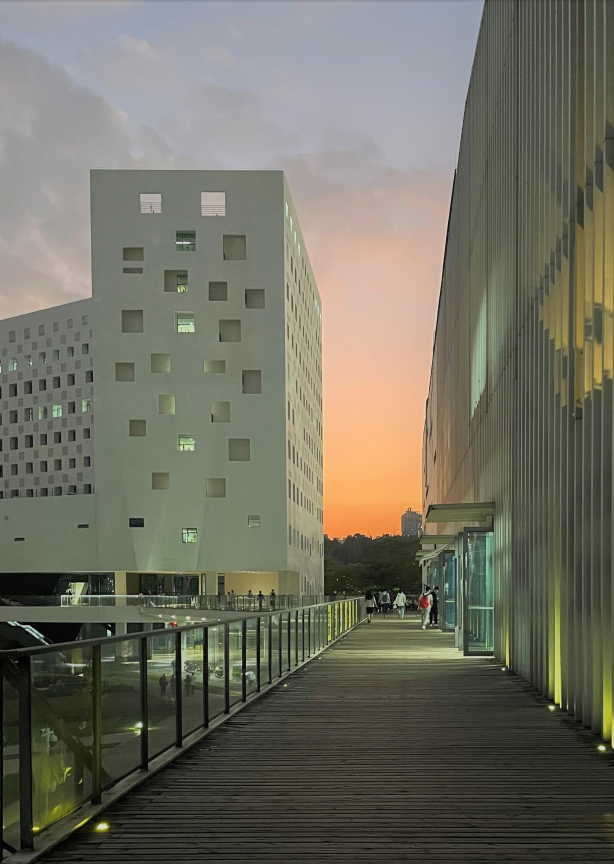
#> input picture Pics/test.jpg, 1842 x 2591 px (shown at 1/3 size)
$ python Python_Homemade_Canny.py   (older library calls are emulated)
#> lines starting #> are read from the running program, lines starting #| are printed output that depends on the picture; after the words box and inside, x2 and y2 are one past the last pixel; in counts of white or black regions, pixels touching at a corner belong together
#coding:utf-8
# 自己实现Canny边缘提取算法
import cv2
import numpy as np
import math

def no_maximum_suppression_default(dx, dy):
    edge = np.sqrt(np.power(dx, 2) + np.power(dy, 2))  # 梯度大小
    rows, cols = dx.shape
    gradientDirection = np.zeros(dx.shape)
    edge_nonMaxSup = np.zeros(dx.shape)
    # 最外层一圈为填充0，不进行处理
    for r in range(1, rows-1):
        for c in range(1, cols-1):
            angle = math.atan2(dy[r][c], dx[r][c])*180/math.pi  # 梯度方向
            gradientDirection[r][c] = angle
            # 左右方向
            if abs(angle) < 22.5 or abs(angle) > 157.5:
                if edge[r][c] > edge[r][c-1] and edge[r][c] > edge[r][c+1]:
                    edge_nonMaxSup[r][c] = edge[r][c]
            # 左上角，右下角方向
            if 22.5 <= angle < 67.5 or -157.5 <= angle < -112.5:
                if edge[r][c] > edge[r-1][c-1] and edge[r][c] > edge[r+1][c+1]:
                    edge_nonMaxSup[r][c] = edge[r][c]
            # 上下方向
            if 67.5 <= abs(angle) <= 112.5:
                if edge[r][c] > edge[r-1][c] and edge[r][c] > edge[r+1][c]:
                    edge_nonMaxSup[r][c] = edge[r][c]
            # 左下角，右上角方向
            if 112.5 < angle <= 157.5 or -67.5 < angle <= -22.5:
                if edge[r][c] > edge[r-1][c+1] and edge[r][c] > edge[r+1][c-1]:
                    edge_nonMaxSup[r][c] = edge[r][c]
    return edge_nonMaxSup


def checkInRange(r, c, rows, cols):
    if 0 <= r < rows and 0 <= c < cols:
        return True
    else:
        return False


def trace(edge_nonMaxSup, edge, lowerThresh, r, c, rows, cols):
    if edge[r][c] == 0:
        edge[r][c] = 255
        for i in range(-1, 2):
            for j in range(-1, 2):
                if checkInRange(r+i, c+j, rows, cols) and edge_nonMaxSup[r+i][c+j] >= lowerThresh:
                    trace(edge_nonMaxSup, edge, lowerThresh, r+i, c+j, rows, cols)

def hysteresisThreshold(edge_nonMaxSup, lowerThresh, upperThresh):
    rows, cols = edge_nonMaxSup.shape
    edge = np.zeros(edge_nonMaxSup.shape, np.uint8)
    for r in range(1, rows-1):
        for c in range(1, cols-1):
            # 大于高阈值的点确定为边缘点，并以该点为起点进行深度优先搜索
            if edge_nonMaxSup[r][c] >= upperThresh:
                trace(edge_nonMaxSup, edge, lowerThresh, r, c, rows, cols)
            # 小于低阈值的点剔除掉
            if edge_nonMaxSup[r][c] < lowerThresh:
                edge[r][c] = 0
    return edge

if __name__ == "__main__":
    img_path = r"./Pics/test.jpg"
    img = cv2.imread(img_path, 0)
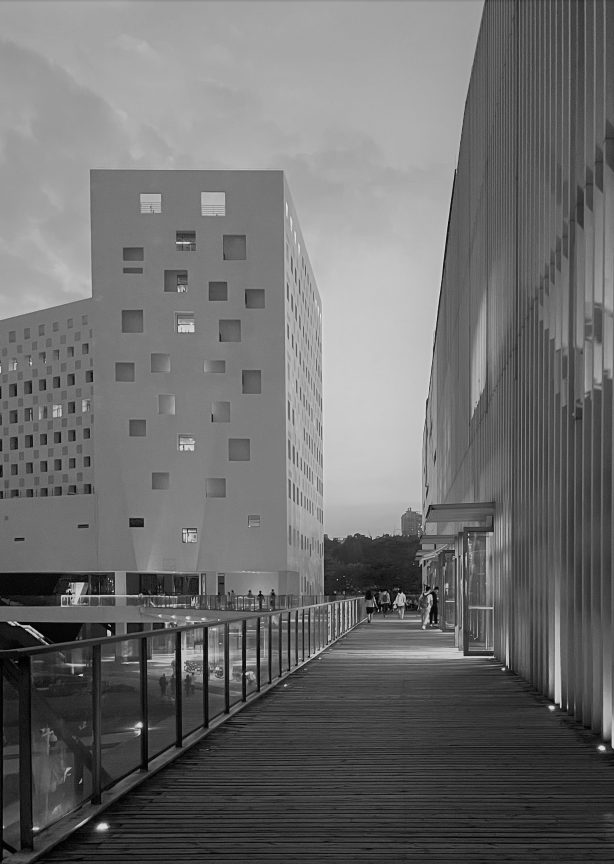
#> img: shape (2591, 1842) (shown at 1/3 size); min 0, max 245, mean 109.8

    sobel_edge_x = cv2.Sobel(img, ddepth=cv2.CV_32F, dx=1, dy=0, ksize=3)
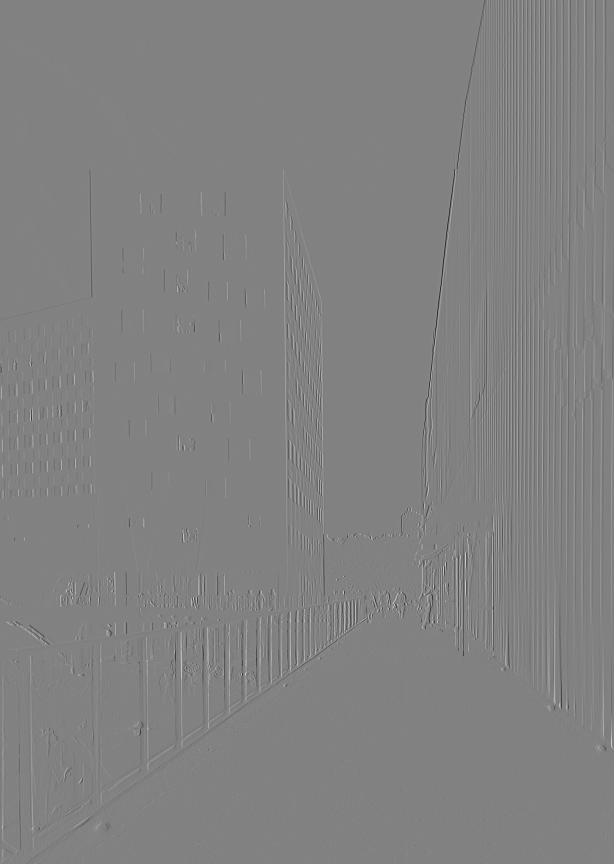
#> sobel_edge_x: shape (2591, 1842) float32 (shown at 1/3 size); min -854, max 822, mean 0; drawn with min black and max white
    sobel_edge_y = cv2.Sobel(img, ddepth=cv2.CV_32F, dx=0, dy=1, ksize=3)

    # 梯度方向非极大值抑制
    edge_nonMaxSup = no_maximum_suppression_default(sobel_edge_x, sobel_edge_y)
#> in no_maximum_suppression_default, `edge = np.sqrt(np.power(dx, 2) + np.power(dy, 2))`:
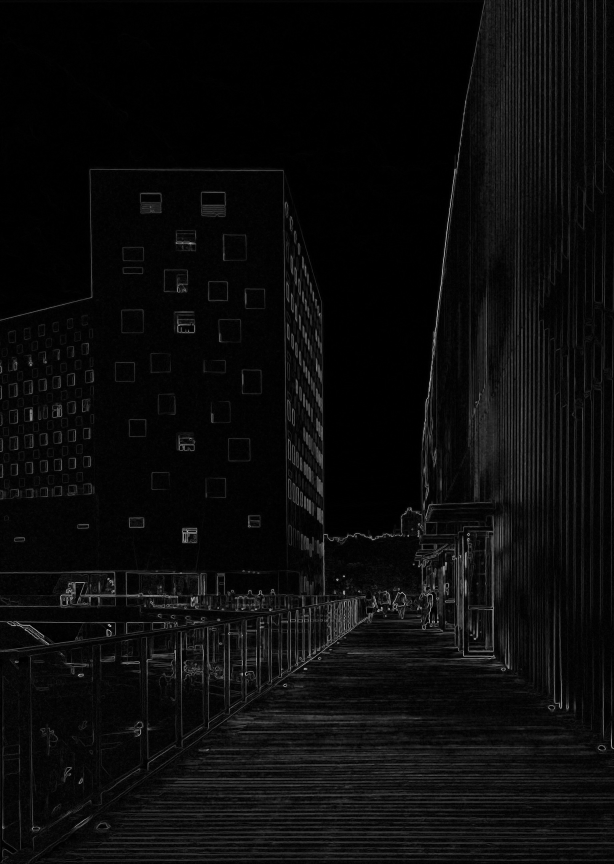
#> edge: shape (2591, 1842) float32 (shown at 1/3 size); min 0, max 859.3, mean 39.8; drawn with min black and max white
#> after the loop in no_maximum_suppression_default, `for r in range(1, rows-1):`:
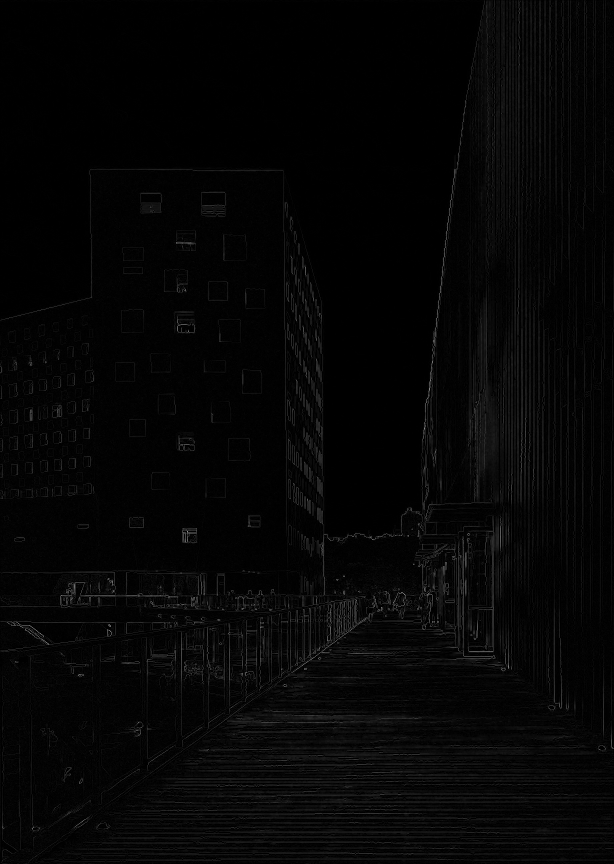
#> edge_nonMaxSup: shape (2591, 1842) float64 (shown at 1/3 size); min 0, max 859.3, mean 18.7; drawn with min black and max white
#> after the loop in no_maximum_suppression_default, `for r in range(1, rows-1):`:
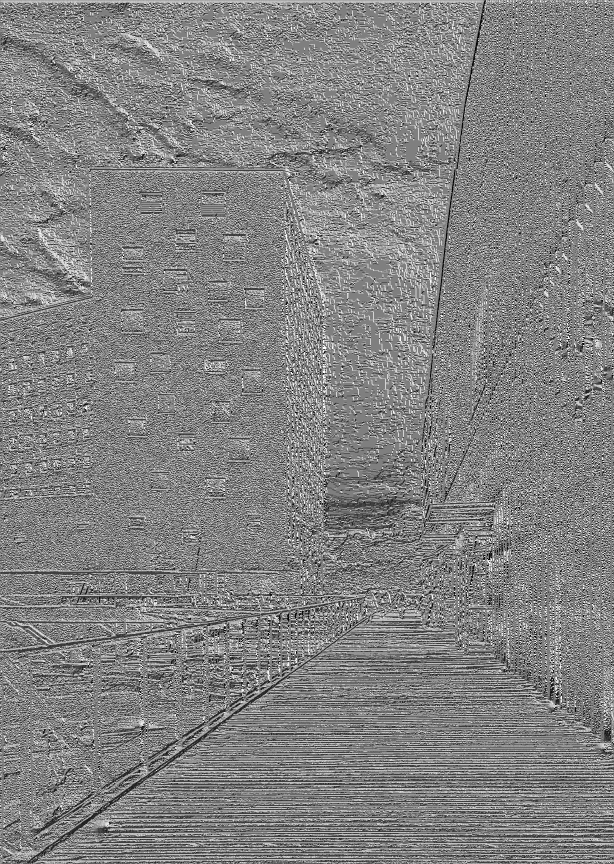
#> gradientDirection: shape (2591, 1842) float64 (shown at 1/3 size); min -179.9, max 180, mean 4.9; drawn with min black and max white
    edge_nonMaxSup[edge_nonMaxSup>255] = 255
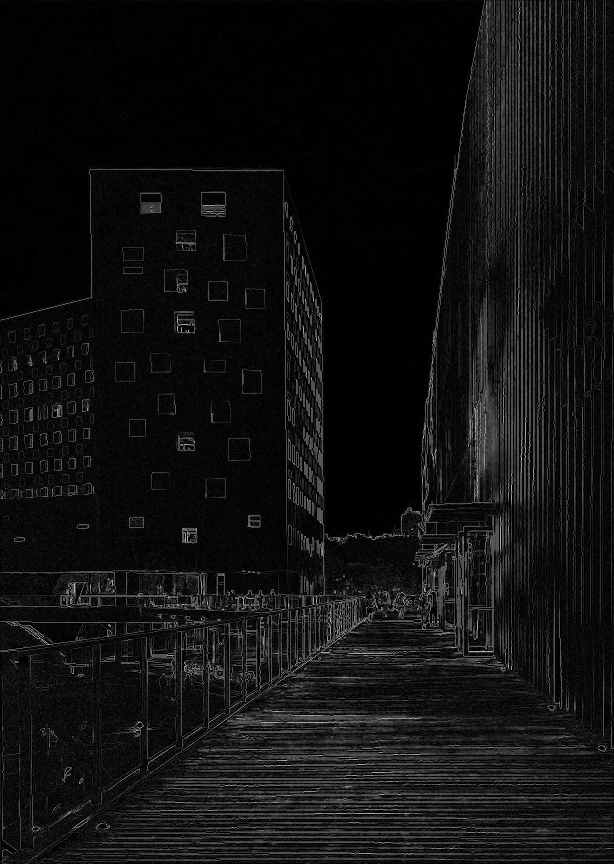
#> edge_nonMaxSup: shape (2591, 1842) float64 (shown at 1/3 size); min 0, max 255, mean 17.4

    # 双阈值后阈值处理
    edge_nonMaxSup = edge_nonMaxSup.astype(np.uint8)
    canny_edge = hysteresisThreshold(edge_nonMaxSup, 60, 180)
#> after the loop in hysteresisThreshold, `for r in range(1, rows-1):`:
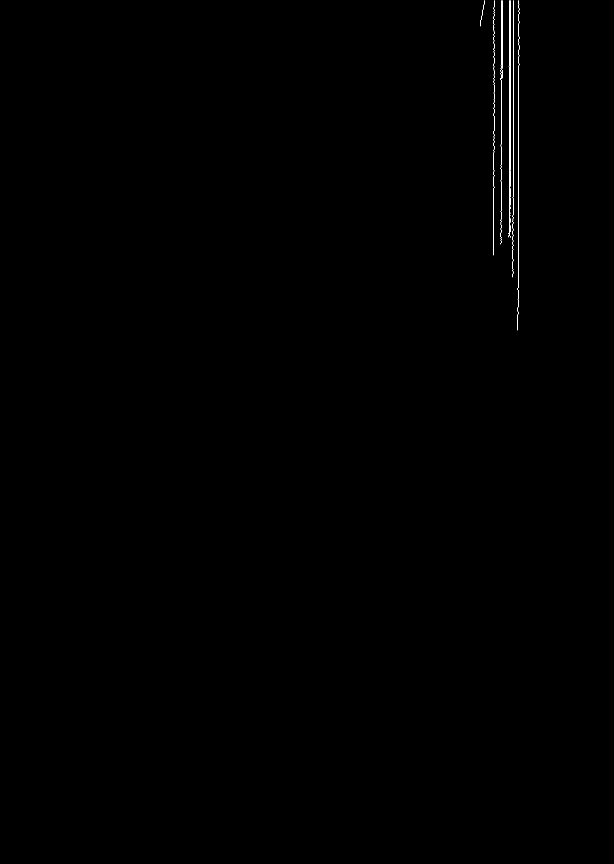
#> edge: shape (2591, 1842) (shown at 1/3 size); 0.11% white in thin lines or dots, all inside (x1, y1, x2, y2) = (1440, 1, 1558, 991)
#> (the run stopped early here; a loop or call above may not have finished)
